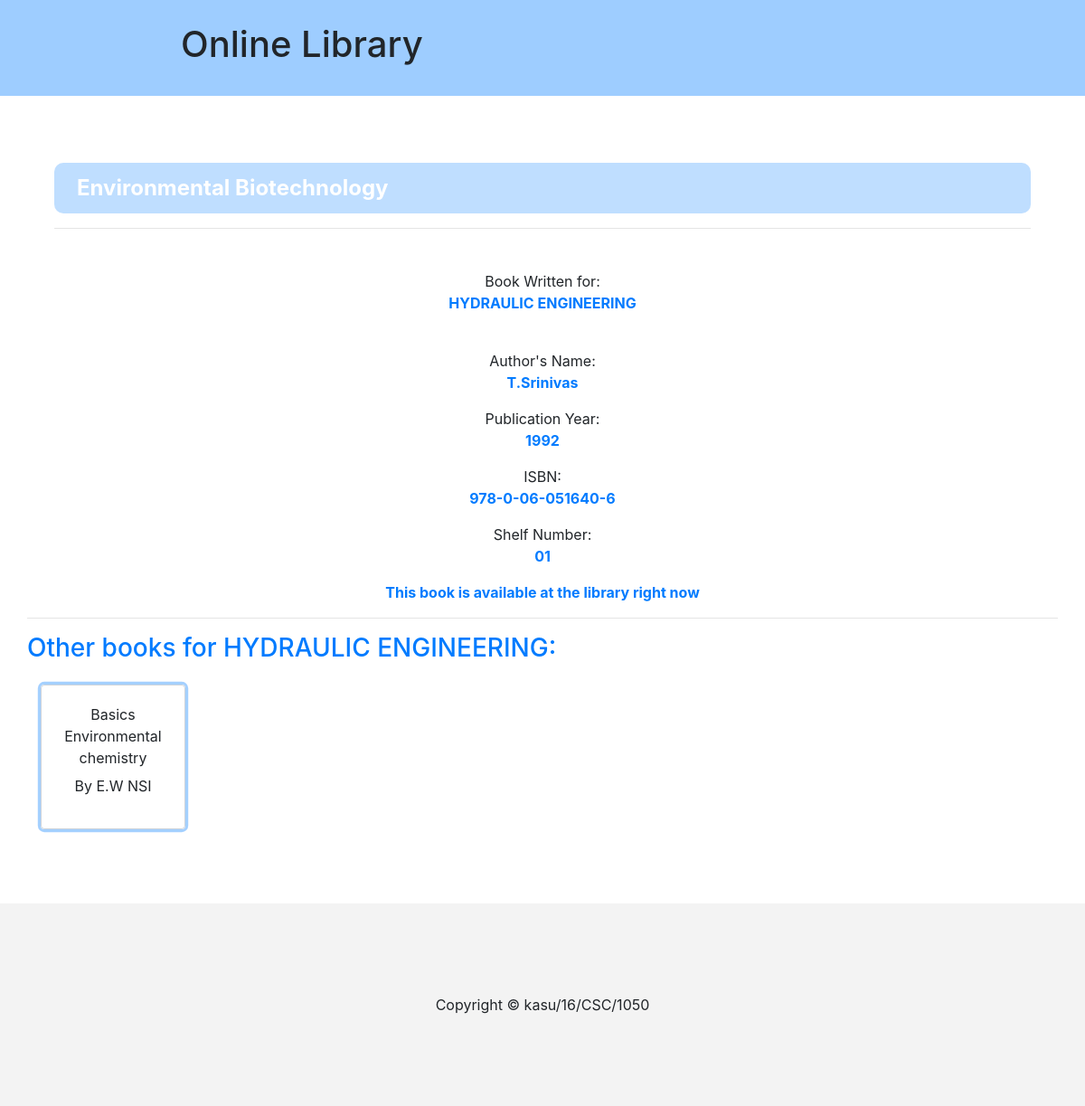
The page /bookpage.php?book_id=5 on the database its author committed.
### tables this page shows
CREATE TABLE `books` (
  `id` int(255) NOT NULL,
  `image_url` varchar(1000) NOT NULL,
  `name` varchar(200) NOT NULL,
  `author` varchar(255) NOT NULL,
  `publication_year` varchar(50) NOT NULL,
  `books_isbn` varchar(100) NOT NULL,
  `shelf_number` varchar(10) NOT NULL,
  `department_id` int(255) NOT NULL,
  `admin_id` int(255) NOT NULL,
  `borrowed_out` text NOT NULL,
  `date` varchar(15) NOT NULL
);

CREATE TABLE `departments` (
  `id` int(255) NOT NULL,
  `name` varchar(255) NOT NULL
);

### bookpage.php (the view, shortened to what this page needs)
<?php include("./inc/header.php")?>
<?php include("./inc/header2.php")?>
<div class="whole_body">
    <div class="container">
        <div class = "row">
            <div class="dept_specific_books_head">
                <div >
                    <?php
                        include("inc/conn.php");
                        if(!isset($_GET['book_id'])){
                            header("location: index.php");
                        }else{
                            $book_id = $_GET['book_id'];
                            $sql_get_book_data = "SELECT * FROM books WHERE id = '".$book_id."'";
                            $sql_query_book_data = mysqli_query($conn, $sql_get_book_data);
                            $sql_fetch_book_data = mysqli_fetch_assoc($sql_query_book_data);
                            echo $sql_fetch_book_data['name'];
                        }
                    ?>
                </div>
                <hr>
            </div>
            <div class="dept_specific_books_body">
                <div class="book_page_body">
                    <?php
                        $sql_get_search_result_department = "SELECT * FROM departments WHERE id = '".$sql_fetch_book_data['department_id']."'";
                        $query_search_result_department = mysqli_query($conn, $sql_get_search_result_department);
                        $fetch_search_result_department = mysqli_fetch_assoc($query_search_result_department);
                        echo "Book Written for: <p class = 'text-primary'><b>".$fetch_search_result_department['name']."</b></p> ";
                    ?>
                    <div class="book_image">
                    </div>
                    Author's Name: <?php echo "<p class = 'text-primary'><b>".$sql_fetch_book_data['author']."</b></p>"?>
                    Publication Year: <?php echo "<p class = 'text-primary'><b>".$sql_fetch_book_data['publication_year']."</b></p>"?>
                    ISBN: <?php echo "<p class = 'text-primary'><b>".$sql_fetch_book_data['books_isbn']."</b></p>"?>
                    Shelf Number: <?php echo "<p class = 'text-primary'><b>".$sql_fetch_book_data['shelf_number']."</b></p>"?>
                    <?php
                        if($sql_fetch_book_data['borrowed_out'] == '0'){
                            echo "<p class = 'text-primary'><b>This book is available at the library right now</b></p>";
                        }else{
                            echo "<p class = 'text-danger'><b>This book has been borrowed out</b></p>";
                        }
                    ?>
                </div>
                <hr>
                <div>
                    <h3 class = 'text-primary'>Other books for <?php echo $fetch_search_result_department['name']?>:</h3>
                    <?php
                        $sql_same_department_books = "SELECT * FROM books WHERE department_id = '".$fetch_search_result_department['id']."'";
                        $query_same_department_books = mysqli_query($conn, $sql_same_department_books);
                        $number_of_same_department_books_rows = mysqli_num_rows($query_same_department_books);
                        if($number_of_same_department_books_rows <= 1 ):
                            echo "<div class = 'text-danger'>Sorry, this seems to be the only book uploaded for this department.</div>";
                        else:
                            while($fetch_same_department_books = mysqli_fetch_assoc($query_same_department_books)):
                                if($fetch_same_department_books['id'] != $book_id):
                    ?>
                                <a href = "bookpage.php?book_id=<?php echo $fetch_same_department_books['id'] ?>" class = "suggested_book_box book_page_links">
                                    <div>
                                        <?php echo $fetch_same_department_books['name']?>
                                    </div>
                                    <div>
                                        <?php echo "By ".$fetch_same_department_books['author']?>
                                    </div>
                                </a>
                    <?php
                                endif;
                            endwhile;
                        endif;
                    ?>
                </div>
            </div>
        </div>
    </div>
</div>
<?php include("./inc/footer.php")?>

### assets/css/custom.css (style rules this page uses)
.dept_specific_books_head { padding: 30px; width: 100%; }
.dept_specific_books_head>div { background-color: rgba(0, 123, 255, 0.25); border-radius: 10px; padding: 10px 25px 10px 25px; font-size: 150%; font-weight: bold; color: #fff; }
.dept_specific_books_body { min-height: 700px; width: 100%; }
.book_page_links { text-decoration: none; color: inherit; }
.whole_body { margin-top: 150px; }
.book_page_body { text-align: center; }
.suggested_book_box { border-color: #80bdff; box-shadow: 0 0 0 0.2rem rgba(0, 123, 255, 0.356); margin: 15px 15px; display: inline-block; height: 10rem; width: 10rem; background-clip: padding-box; border: 1px solid #ced4da; border-radius: 0.25rem; text-align: center; }
.suggested_book_box > div { height: 50%; vertical-align: middle; padding: 20px 0 0 0; }

### rows shown on the page
books: name "Environmental Biotechnology", author "T.Srinivas", publication_year "1992", books_isbn "978-0-06-051640-6", shelf_number "01"
departments: name "HYDRAULIC ENGINEERING"
books: name "Basics Environmental chemistry", author "E.W NSI"
